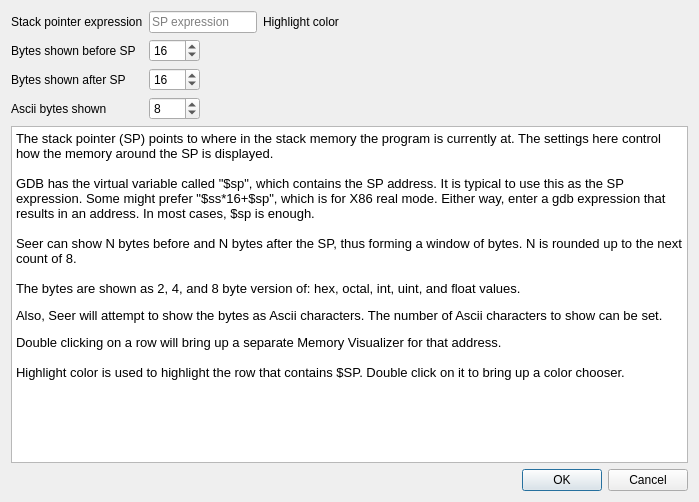
<?xml version="1.0" encoding="UTF-8"?>
<ui version="4.0">
 <class>SeerStackDumpSettingsDialogForm</class>
 <widget class="QDialog" name="SeerStackDumpSettingsDialogForm">
  <property name="geometry">
   <rect>
    <x>0</x>
    <y>0</y>
    <width>699</width>
    <height>502</height>
   </rect>
  </property>
  <property name="windowTitle">
   <string>Seer - Stack Dump Settings</string>
  </property>
  <layout class="QVBoxLayout" name="verticalLayout">
   <item>
    <layout class="QGridLayout" name="gridLayout">
     <item row="0" column="0">
      <widget class="QLabel" name="label_1">
       <property name="text">
        <string>Stack pointer expression</string>
       </property>
      </widget>
     </item>
     <item row="0" column="1" colspan="2">
      <widget class="QLineEdit" name="spExpressionLineEdit">
       <property name="toolTip">
        <string>Gdb expression to get the stack pointer.</string>
       </property>
       <property name="placeholderText">
        <string>SP expression</string>
       </property>
       <property name="clearButtonEnabled">
        <bool>true</bool>
       </property>
      </widget>
     </item>
     <item row="0" column="3">
      <widget class="QLabel" name="label_5">
       <property name="text">
        <string>Highlight color</string>
       </property>
      </widget>
     </item>
     <item row="0" column="4">
      <widget class="QColorButton" name="spHighLightColorButton" native="true">
       <property name="sizePolicy">
        <sizepolicy hsizetype="Minimum" vsizetype="Preferred">
         <horstretch>0</horstretch>
         <verstretch>0</verstretch>
        </sizepolicy>
       </property>
       <property name="minimumSize">
        <size>
         <width>40</width>
         <height>0</height>
        </size>
       </property>
       <property name="toolTip">
        <string>Select color to highlight SP row.</string>
       </property>
      </widget>
     </item>
     <item row="0" column="5">
      <spacer name="horizontalSpacer_1">
       <property name="orientation">
        <enum>Qt::Horizontal</enum>
       </property>
       <property name="sizeHint" stdset="0">
        <size>
         <width>218</width>
         <height>20</height>
        </size>
       </property>
      </spacer>
     </item>
     <item row="1" column="0">
      <widget class="QLabel" name="label_2">
       <property name="text">
        <string>Bytes shown before SP</string>
       </property>
      </widget>
     </item>
     <item row="1" column="1">
      <widget class="QSpinBox" name="preBytesSpinBox">
       <property name="toolTip">
        <string>Number of bytes shown before the SP.</string>
       </property>
       <property name="maximum">
        <number>96</number>
       </property>
       <property name="singleStep">
        <number>8</number>
       </property>
       <property name="value">
        <number>16</number>
       </property>
      </widget>
     </item>
     <item row="1" column="2" colspan="4">
      <spacer name="horizontalSpacer_2">
       <property name="orientation">
        <enum>Qt::Horizontal</enum>
       </property>
       <property name="sizeHint" stdset="0">
        <size>
         <width>448</width>
         <height>20</height>
        </size>
       </property>
      </spacer>
     </item>
     <item row="2" column="0">
      <widget class="QLabel" name="label_3">
       <property name="text">
        <string>Bytes shown after SP</string>
       </property>
      </widget>
     </item>
     <item row="2" column="1">
      <widget class="QSpinBox" name="postBytesSpinBox">
       <property name="toolTip">
        <string>Number of bytes shown after the SP.</string>
       </property>
       <property name="maximum">
        <number>96</number>
       </property>
       <property name="singleStep">
        <number>8</number>
       </property>
       <property name="value">
        <number>16</number>
       </property>
      </widget>
     </item>
     <item row="2" column="2" colspan="4">
      <spacer name="horizontalSpacer_3">
       <property name="orientation">
        <enum>Qt::Horizontal</enum>
       </property>
       <property name="sizeHint" stdset="0">
        <size>
         <width>448</width>
         <height>20</height>
        </size>
       </property>
      </spacer>
     </item>
     <item row="3" column="0">
      <widget class="QLabel" name="label_4">
       <property name="text">
        <string>Ascii bytes shown</string>
       </property>
      </widget>
     </item>
     <item row="3" column="1">
      <widget class="QSpinBox" name="asciiBytesSpinBox">
       <property name="toolTip">
        <string>Number of ascii bytes to show.</string>
       </property>
       <property name="maximum">
        <number>96</number>
       </property>
       <property name="singleStep">
        <number>1</number>
       </property>
       <property name="value">
        <number>8</number>
       </property>
      </widget>
     </item>
     <item row="3" column="2" colspan="4">
      <spacer name="horizontalSpacer_4">
       <property name="orientation">
        <enum>Qt::Horizontal</enum>
       </property>
       <property name="sizeHint" stdset="0">
        <size>
         <width>448</width>
         <height>20</height>
        </size>
       </property>
      </spacer>
     </item>
     <item row="4" column="0" colspan="6">
      <widget class="QTextBrowser" name="textBrowser">
       <property name="html">
        <string>&lt;!DOCTYPE HTML PUBLIC &quot;-//W3C//DTD HTML 4.0//EN&quot; &quot;http://www.w3.org/TR/REC-html40/strict.dtd&quot;&gt;
&lt;html&gt;&lt;head&gt;&lt;meta name=&quot;qrichtext&quot; content=&quot;1&quot; /&gt;&lt;meta charset=&quot;utf-8&quot; /&gt;&lt;style type=&quot;text/css&quot;&gt;
p, li { white-space: pre-wrap; }
hr { height: 1px; border-width: 0; }
li.unchecked::marker { content: &quot;\2610&quot;; }
li.checked::marker { content: &quot;\2612&quot;; }
&lt;/style&gt;&lt;/head&gt;&lt;body style=&quot; font-family:'Noto Sans'; font-size:10pt; font-weight:400; font-style:normal;&quot;&gt;
&lt;p style=&quot; margin-top:12px; margin-bottom:12px; margin-left:0px; margin-right:0px; -qt-block-indent:0; text-indent:0px;&quot;&gt;The stack pointer (SP) points to where in the stack memory the program is currently at. The settings here control how the memory around the SP is displayed.&lt;br /&gt;&lt;br /&gt;GDB has the virtual variable called &amp;quot;$sp&amp;quot;, which contains the SP address. It is typical to use this as the SP expression. Some might prefer &amp;quot;$ss*16+$sp&amp;quot;, which is for X86 real mode. Either way, enter a gdb expression that results in an address. In most cases, $sp is enough.&lt;br /&gt;&lt;br /&gt;Seer can show N bytes before and N bytes after the SP, thus forming a window of bytes. N is rounded up to the next count of 8.&lt;br /&gt;&lt;br /&gt;The bytes are shown as 2, 4, and 8 byte version of: hex, octal, int, uint, and float values.&lt;/p&gt;
&lt;p style=&quot; margin-top:12px; margin-bottom:12px; margin-left:0px; margin-right:0px; -qt-block-indent:0; text-indent:0px;&quot;&gt;Also, Seer will attempt to show the bytes as Ascii characters. The number of Ascii characters to show can be set.&lt;/p&gt;
&lt;p style=&quot; margin-top:0px; margin-bottom:0px; margin-left:0px; margin-right:0px; -qt-block-indent:0; text-indent:0px;&quot;&gt;Double clicking on a row will bring up a separate Memory Visualizer for that address.&lt;/p&gt;
&lt;p style=&quot; margin-top:0px; margin-bottom:0px; margin-left:0px; margin-right:0px; -qt-block-indent:0; text-indent:0px;&quot;&gt;&lt;br /&gt;Highlight color is used to highlight the row that contains $SP. Double click on it to bring up a color chooser.&lt;/p&gt;
&lt;p style=&quot;-qt-paragraph-type:empty; margin-top:0px; margin-bottom:0px; margin-left:0px; margin-right:0px; -qt-block-indent:0; text-indent:0px;&quot;&gt;&lt;br /&gt;&lt;/p&gt;
&lt;p style=&quot;-qt-paragraph-type:empty; margin-top:0px; margin-bottom:0px; margin-left:0px; margin-right:0px; -qt-block-indent:0; text-indent:0px;&quot;&gt;&lt;br /&gt;&lt;/p&gt;&lt;/body&gt;&lt;/html&gt;</string>
       </property>
      </widget>
     </item>
    </layout>
   </item>
   <item>
    <widget class="QDialogButtonBox" name="buttonBox">
     <property name="orientation">
      <enum>Qt::Horizontal</enum>
     </property>
     <property name="standardButtons">
      <set>QDialogButtonBox::Cancel|QDialogButtonBox::Ok</set>
     </property>
    </widget>
   </item>
  </layout>
 </widget>
 <customwidgets>
  <customwidget>
   <class>QColorButton</class>
   <extends>QWidget</extends>
   <header>QColorButton.h</header>
   <container>1</container>
  </customwidget>
 </customwidgets>
 <resources/>
 <connections>
  <connection>
   <sender>buttonBox</sender>
   <signal>accepted()</signal>
   <receiver>SeerStackDumpSettingsDialogForm</receiver>
   <slot>accept()</slot>
   <hints>
    <hint type="sourcelabel">
     <x>248</x>
     <y>254</y>
    </hint>
    <hint type="destinationlabel">
     <x>157</x>
     <y>274</y>
    </hint>
   </hints>
  </connection>
  <connection>
   <sender>buttonBox</sender>
   <signal>rejected()</signal>
   <receiver>SeerStackDumpSettingsDialogForm</receiver>
   <slot>reject()</slot>
   <hints>
    <hint type="sourcelabel">
     <x>316</x>
     <y>260</y>
    </hint>
    <hint type="destinationlabel">
     <x>286</x>
     <y>274</y>
    </hint>
   </hints>
  </connection>
 </connections>
</ui>
